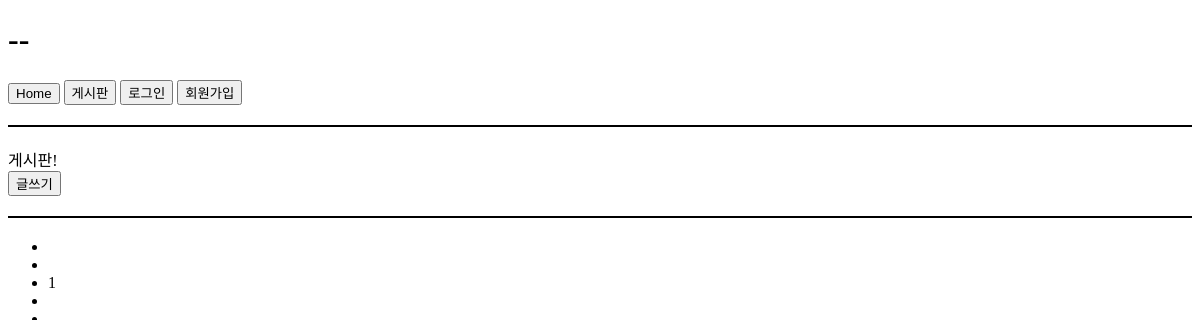
The page /board/ on the database as committed earlier.
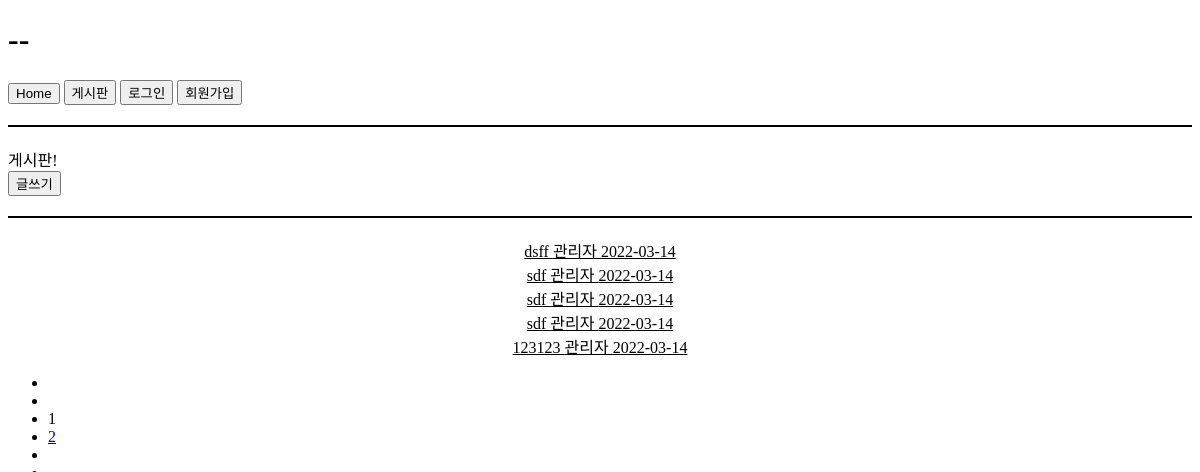
The same page on the database as committed later.
### board/models.py (models this page shows, shortened)
class Board(models.Model):
    title = models.CharField(max_length=64, verbose_name='글 제목')
    contents = models.TextField(verbose_name='글 내용')
    writer = models.ForeignKey('user.User', on_delete=models.CASCADE, verbose_name='작성자')
    write_dttm = models.DateTimeField(auto_now_add=True, verbose_name='글 작성일')
    board_name = models.CharField(max_length=32, default='Python', verbose_name='게시판 종류')
    update_dttm = models.DateTimeField(auto_now=True, verbose_name='마지막 수정일')
    hits = models.PositiveIntegerField(default=0, verbose_name='조회수')
    class Meta:
        db_table = 'board'
        verbose_name = '게시판'
        verbose_name_plural = '게시판'

### user/models.py (models this page shows, shortened)
class User(models.Model):
    user_id = models.CharField(max_length=32, unique=True, verbose_name='유저 아이디')
    user_pw = models.CharField(max_length=128, verbose_name='유저 비밀번호')
    user_name = models.CharField(max_length=16, unique=True, verbose_name='유저 이름')
    user_email = models.EmailField(max_length=128, unique=True, verbose_name='유저 이메일')
    user_register_dttm = models.DateTimeField(auto_now_add=True, verbose_name='계정 생성시간')
    class Meta:
        db_table = 'user'
        verbose_name = '유저'
        verbose_name_plural = '유저'

### board/views.py (the view)
# urls.py: path('', views.board_list, name='board_list'),
def board_list(request):
    login_session = request.session.get('login_session', '')
    context = {'login_session': login_session}
    page = pagination(request, Board)
    context.update(page)
    return render(request, 'board/board_list.html', context)

### board/templates/board/board_list.html
{% extends 'home/index.html' %}
{% block contents %}
<div>게시판!</div>
<div><a href="{% url 'board:board_write' %}"><button>글쓰기</button></a></div>
<div style="border: 1px black solid; margin: 20px 0px;"></div>
{% for board in boards %}
<div style="text-align: center;">
    <a href="/board/detail/{{ board.pk }}/" style="color: black;">
        <tr>
            <td>{{ board.title }}</td>
            <td>{{ board.writer.user_name }}</td>
            <td>{{ board.write_dttm|date:"Y-m-d" }}</td>
        </tr>
    </a>
</div>
{% endfor %}
{% include 'board/pagination.html' %}
{% endblock contents %}

### home/templates/home/index.html (shortened to what this page needs)
<!DOCTYPE html>
<html lang="en">
<head>
</head>
<body>
    <h1>--</h1>
    <a href="/"><button>Home</button></a>
    <a href="{% url 'board:board_list' %}"><button>게시판</button></a>
    {% if login_session %}
    <a href="{% url 'user:logout' %}"><button>로그아웃</button></a>
    {% else %}
    <a href="{% url 'user:login' %}"><button>로그인</button></a>
    <a href="{% url 'user:register' %}"><button>회원가입</button></a>
    {% endif %}
    <div style="border: 1px black solid; margin: 20px 0px;"></div>
    {% block contents %}
    {% endblock contents %}
</body>
</html>

### board/templates/board/pagination.html (shortened to what this page needs)
<div>
    <ul class="uk-pagination uk-flex-center" uk-margin>
        <li><a class="uk-icon-link" href="?page=1" uk-icon="icon: chevron-double-left; ratio:1.3;"></a></li>
        {% if active_previous_page_chunk %}
        <li><a href="?page={{ previous_page_chunk }}"><span uk-pagination-previous></span></a></li>
        {% else %}
        <li class="uk-disabled"><a href="#"></a></li>
        {% endif %}
        {% for key, value in display_page.items %}
        {% if value %}
        {% if value == now_page %}
        <li class="uk-active"><span>{{ value }}</span></li>
        {% else %}
        <li><a href="?page={{ value }}">{{ value }}</a></li>
        {% endif %}
        {% endif %}
        {% endfor %}
        {% if active_next_page_chunk %}
        <li><a href="?page={{ next_page_chunk }}"><span uk-pagination-next></span></a></li>
        {% else %}
        <li class="uk-disabled"><a href="#"></a></li>
        {% endif %}
        <li><a class="uk-icon-link" href="?page={{ end_page }}" uk-icon="icon: chevron-double-right; ratio:1.3;"></a></li>
    </ul>
</div>

Rows that differ between the two databases and show on the page:
added Board: title "dsff", writer.user_name "관리자", write_dttm "2022-03-14"
added Board: title "sdf", writer.user_name "관리자", write_dttm "2022-03-14"
added Board: title "sdf", writer.user_name "관리자", write_dttm "2022-03-14"
added Board: title "sdf", writer.user_name "관리자", write_dttm "2022-03-14"
added Board: title "123123", writer.user_name "관리자", write_dttm "2022-03-14"
Other text that changed with them:
new list line: "2"
